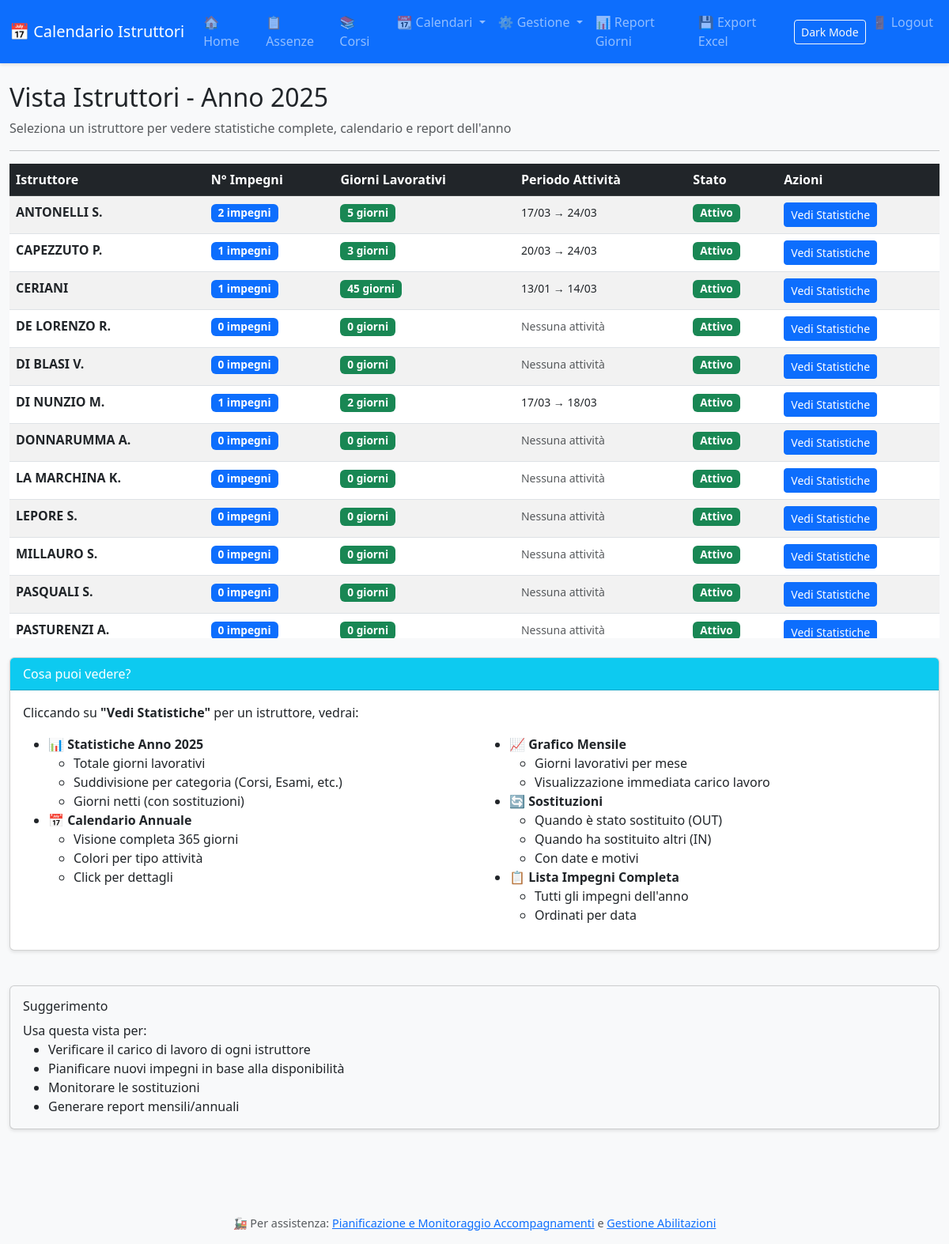
The page /vista_istruttori on the database its author committed.
### tables this page shows
CREATE TABLE istruttori (
            id INTEGER PRIMARY KEY AUTOINCREMENT,
            nome TEXT NOT NULL UNIQUE,
            email TEXT,
            attivo INTEGER DEFAULT 1
        , area TEXT DEFAULT NULL);

### app.py (the view)
@app.route('/vista_istruttori')
def vista_istruttori():
    conn = get_db()
    anno_corrente = 2025
    istruttori_raw = conn.execute('''
        SELECT i.id, i.nome, i.attivo,
               COUNT(DISTINCT imp.id) as num_impegni,
               COALESCE(SUM(imp.giorni_lavorativi), 0) as giorni_lavorativi,
               MIN(imp.data_inizio) as prima_attivita,
               MAX(imp.data_fine) as ultima_attivita
        FROM istruttori i
        LEFT JOIN impegni imp ON i.id = imp.istruttore_id
            AND (strftime('%Y', imp.data_inizio) = ? OR strftime('%Y', imp.data_fine) = ?)
        WHERE i.attivo = 1
        GROUP BY i.id, i.nome, i.attivo
        ORDER BY i.nome
    ''', (str(anno_corrente), str(anno_corrente))).fetchall()
    istruttori = [dict(row) for row in istruttori_raw]
    conn.close()
    return render_template('vista_istruttori.html',
                         istruttori=istruttori,
                         anno_corrente=anno_corrente)

### database.py (called while the page is built)
def get_db():
    db_path = os.environ.get('DB_PATH', 'calendario.db')
    conn = sqlite3.connect(db_path)
    conn.row_factory = sqlite3.Row  # Per accedere alle colonne per nome
    return conn

### templates/vista_istruttori.html (shortened to what this page needs)
{% extends "base.html" %}
{% block content %}
<div class="row">
    <div class="col-12">
        <h2> Vista Istruttori - Anno {{ anno_corrente }}</h2>
        <p class="text-muted">Seleziona un istruttore per vedere statistiche complete, calendario e report dell'anno</p>
        <hr>
    </div>
</div>
<div class="row">
    <div class="col-12">
        <div class="table-responsive">
            <table class="table table-hover table-striped">
                <thead class="table-dark">
                    <tr>
                        <th>Istruttore</th>
                        <th>N° Impegni</th>
                        <th>Giorni Lavorativi</th>
                        <th>Periodo Attività</th>
                        <th>Stato</th>
                        <th>Azioni</th>
                    </tr>
                </thead>
                <tbody>
                    {% for istr in istruttori %}
                    <tr>
                        <td><strong>{{ istr.nome }}</strong></td>
                        <td>
                            <span class="badge bg-primary">{{ istr.num_impegni }} impegni</span>
                        </td>
                        <td>
                            <span class="badge bg-success">{{ istr.giorni_lavorativi }} giorni</span>
                        </td>
                        <td>
                            {% if istr.prima_attivita %}
                                <small>
                                    {{ istr.prima_attivita.split('-')[2] }}/{{ istr.prima_attivita.split('-')[1] }}
                                    →
                                    {{ istr.ultima_attivita.split('-')[2] }}/{{ istr.ultima_attivita.split('-')[1] }}
                                </small>
                            {% else %}
                                <small class="text-muted">Nessuna attività</small>
                            {% endif %}
                        </td>
                        <td>
                            {% if istr.attivo %}
                                <span class="badge bg-success">Attivo</span>
                            {% else %}
                                <span class="badge bg-secondary">Inattivo</span>
                            {% endif %}
                        </td>
                        <td>
                            <a href="/istruttore/{{ istr.id }}" class="btn btn-sm btn-primary">
                                 Vedi Statistiche
                            </a>
                        </td>
                    </tr>
                    {% endfor %}
                </tbody>
            </table>
        </div>
    </div>
</div>
<div class="row mt-4">
    <div class="col-12">
        <div class="card">
            <div class="card-header bg-info text-white">
                 Cosa puoi vedere?
            </div>
            <div class="card-body">
                <p>Cliccando su <strong>"Vedi Statistiche"</strong> per un istruttore, vedrai:</p>
                <div class="row">
                    <div class="col-md-6">
                        <ul>
                            <li><strong>📊 Statistiche Anno {{ anno_corrente }}</strong>
                                <ul>
                                    <li>Totale giorni lavorativi</li>
                                    <li>Suddivisione per categoria (Corsi, Esami, etc.)</li>
                                    <li>Giorni netti (con sostituzioni)</li>
                                </ul>
                            </li>
                            <li><strong>📅 Calendario Annuale</strong>
                                <ul>
                                    <li>Visione completa 365 giorni</li>
                                    <li>Colori per tipo attività</li>
                                    <li>Click per dettagli</li>
                                </ul>
                            </li>
                        </ul>
                    </div>
                    <div class="col-md-6">
                        <ul>
                            <li><strong>📈 Grafico Mensile</strong>
                                <ul>
                                    <li>Giorni lavorativi per mese</li>
                                    <li>Visualizzazione immediata carico lavoro</li>
                                </ul>
                            </li>
                            <li><strong>🔄 Sostituzioni</strong>
                                <ul>
                                    <li>Quando è stato sostituito (OUT)</li>
                                    <li>Quando ha sostituito altri (IN)</li>
                                    <li>Con date e motivi</li>
                                </ul>
                            </li>
                            <li><strong>📋 Lista Impegni Completa</strong>
                                <ul>
                                    <li>Tutti gli impegni dell'anno</li>
                                    <li>Ordinati per data</li>
                                </ul>
                            </li>
                        </ul>
                    </div>
                </div>
            </div>
        </div>
    </div>
</div>
<div class="row mt-4">
    <div class="col-12">
        <div class="card bg-light">
            <div class="card-body">
                <h6> Suggerimento</h6>
                <p class="mb-0">Usa questa vista per:</p>
                <ul class="mb-0">
                    <li>Verificare il carico di lavoro di ogni istruttore</li>
                    <li>Pianificare nuovi impegni in base alla disponibilità</li>
                    <li>Monitorare le sostituzioni</li>
                    <li>Generare report mensili/annuali</li>
                </ul>
            </div>
        </div>
    </div>
</div>
{% endblock %}

### static/css/style.css (style rules this page uses)
body { font-family: 'Segoe UI', Tahoma, Geneva, Verdana, sans-serif; background-color: #f8f9fa; }
.card { box-shadow: 0 2px 4px rgba(0,0,0,0.1); margin-bottom: 20px; }
.table-responsive { max-height: 600px; overflow-y: auto; }
.badge { font-size: 0.85rem; }
.btn { transition: all 0.3s ease; }
.card { transition: all 0.3s ease; }

### rows shown on the page
istruttori: nome "ANTONELLI S.", num_impegni "2", giorni_lavorativi "5", prima_attivita "17", prima_attivita "03", ultima_attivita "24", ultima_attivita "03", attivo "Attivo"
istruttori: nome "CAPEZZUTO P.", num_impegni "1", giorni_lavorativi "3", prima_attivita "20", prima_attivita "03", ultima_attivita "24", ultima_attivita "03", shows "Attivo"
istruttori: nome "CERIANI", num_impegni "1", giorni_lavorativi "45", prima_attivita "13", prima_attivita "01", ultima_attivita "14", ultima_attivita "03", shows "Attivo"
istruttori: nome "DE LORENZO R.", num_impegni "0", giorni_lavorativi "0", shows "Nessuna attività", attivo "Attivo"
istruttori: nome "DI BLASI V.", num_impegni "0", giorni_lavorativi "0", shows "Nessuna attività", attivo "Attivo"
istruttori: nome "DI NUNZIO M.", num_impegni "1", giorni_lavorativi "2", prima_attivita "17", prima_attivita "03", ultima_attivita "18", ultima_attivita "03", shows "Attivo"
istruttori: nome "DONNARUMMA A.", num_impegni "0", giorni_lavorativi "0", shows "Nessuna attività", attivo "Attivo"
istruttori: nome "LA MARCHINA K.", num_impegni "0", giorni_lavorativi "0", shows "Nessuna attività", attivo "Attivo"
istruttori: nome "LEPORE S.", num_impegni "0", giorni_lavorativi "0", shows "Nessuna attività", attivo "Attivo"
istruttori: nome "MILLAURO S.", num_impegni "0", giorni_lavorativi "0", shows "Nessuna attività", attivo "Attivo"
istruttori: nome "PASQUALI S.", num_impegni "0", giorni_lavorativi "0", shows "Nessuna attività", attivo "Attivo"
istruttori: nome "PASTURENZI A.", num_impegni "0", giorni_lavorativi "0", shows "Nessuna attività", attivo "Attivo"

### other values the page prints
{{ session.get('username', 'Logout') }} "Logout"
{{ anno_corrente }} "2025"
